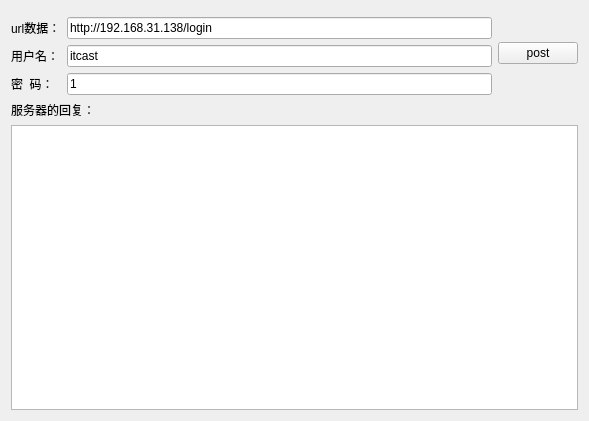
<?xml version="1.0" encoding="UTF-8"?>
<ui version="4.0">
 <class>Widget</class>
 <widget class="QWidget" name="Widget">
  <property name="geometry">
   <rect>
    <x>0</x>
    <y>0</y>
    <width>589</width>
    <height>421</height>
   </rect>
  </property>
  <property name="windowTitle">
   <string>Widget</string>
  </property>
  <layout class="QGridLayout" name="gridLayout">
   <item row="6" column="0" colspan="3">
    <widget class="QTextEdit" name="textEdit"/>
   </item>
   <item row="1" column="0">
    <widget class="QLabel" name="labelUser_4">
     <property name="text">
      <string>url数据：</string>
     </property>
    </widget>
   </item>
   <item row="5" column="0" colspan="2">
    <widget class="QLabel" name="label">
     <property name="text">
      <string>服务器的回复：</string>
     </property>
    </widget>
   </item>
   <item row="2" column="1">
    <widget class="QLineEdit" name="lineEditUser">
     <property name="text">
      <string>itcast</string>
     </property>
    </widget>
   </item>
   <item row="2" column="0">
    <widget class="QLabel" name="labelUser">
     <property name="text">
      <string>用户名：</string>
     </property>
    </widget>
   </item>
   <item row="1" column="1">
    <widget class="QLineEdit" name="lineEditUrl">
     <property name="text">
      <string>http://192.168.31.138/login</string>
     </property>
    </widget>
   </item>
   <item row="3" column="0">
    <widget class="QLabel" name="labelPwd">
     <property name="text">
      <string>密  码：</string>
     </property>
    </widget>
   </item>
   <item row="3" column="1">
    <widget class="QLineEdit" name="lineEditPwd">
     <property name="text">
      <string>1</string>
     </property>
    </widget>
   </item>
   <item row="0" column="2" rowspan="4">
    <widget class="QPushButton" name="pushButton">
     <property name="text">
      <string>post</string>
     </property>
    </widget>
   </item>
  </layout>
 </widget>
 <layoutdefault spacing="6" margin="11"/>
 <resources/>
 <connections/>
</ui>
